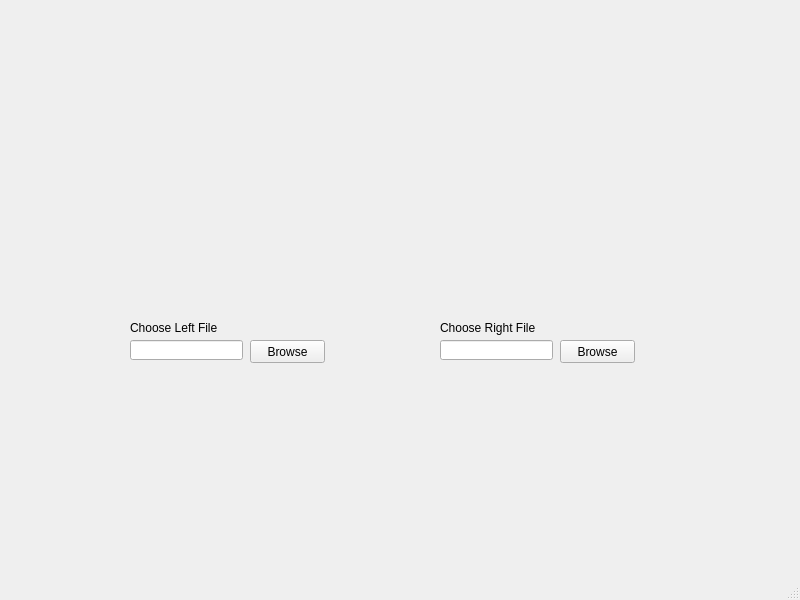
<?xml version="1.0" encoding="UTF-8"?>
<ui version="4.0">
 <class>MainWindow</class>
 <widget class="QMainWindow" name="MainWindow">
  <property name="enabled">
   <bool>true</bool>
  </property>
  <property name="geometry">
   <rect>
    <x>0</x>
    <y>0</y>
    <width>800</width>
    <height>600</height>
   </rect>
  </property>
  <property name="windowTitle">
   <string>Leads Management TMC</string>
  </property>
  <widget class="QWidget" name="centralwidget">
   <widget class="QLineEdit" name="filepathleft">
    <property name="geometry">
     <rect>
      <x>130</x>
      <y>340</y>
      <width>113</width>
      <height>20</height>
     </rect>
    </property>
   </widget>
   <widget class="QPushButton" name="browseleft">
    <property name="geometry">
     <rect>
      <x>250</x>
      <y>340</y>
      <width>75</width>
      <height>23</height>
     </rect>
    </property>
    <property name="sizePolicy">
     <sizepolicy hsizetype="Minimum" vsizetype="Minimum">
      <horstretch>0</horstretch>
      <verstretch>0</verstretch>
     </sizepolicy>
    </property>
    <property name="text">
     <string>Browse</string>
    </property>
   </widget>
   <widget class="QLineEdit" name="filepathright">
    <property name="geometry">
     <rect>
      <x>440</x>
      <y>340</y>
      <width>113</width>
      <height>20</height>
     </rect>
    </property>
   </widget>
   <widget class="QPushButton" name="browseright">
    <property name="geometry">
     <rect>
      <x>560</x>
      <y>340</y>
      <width>75</width>
      <height>23</height>
     </rect>
    </property>
    <property name="sizePolicy">
     <sizepolicy hsizetype="Minimum" vsizetype="Minimum">
      <horstretch>0</horstretch>
      <verstretch>0</verstretch>
     </sizepolicy>
    </property>
    <property name="text">
     <string>Browse</string>
    </property>
   </widget>
   <widget class="QLabel" name="leftpathlabel">
    <property name="geometry">
     <rect>
      <x>130</x>
      <y>320</y>
      <width>101</width>
      <height>16</height>
     </rect>
    </property>
    <property name="text">
     <string>Choose Left File</string>
    </property>
   </widget>
   <widget class="QLabel" name="rightpathlabel">
    <property name="geometry">
     <rect>
      <x>440</x>
      <y>320</y>
      <width>101</width>
      <height>16</height>
     </rect>
    </property>
    <property name="text">
     <string>Choose Right File</string>
    </property>
   </widget>
  </widget>
  <widget class="QMenuBar" name="menubar">
   <property name="enabled">
    <bool>true</bool>
   </property>
   <property name="geometry">
    <rect>
     <x>0</x>
     <y>0</y>
     <width>800</width>
     <height>21</height>
    </rect>
   </property>
  </widget>
  <widget class="QStatusBar" name="statusbar"/>
 </widget>
 <resources/>
 <connections/>
</ui>
